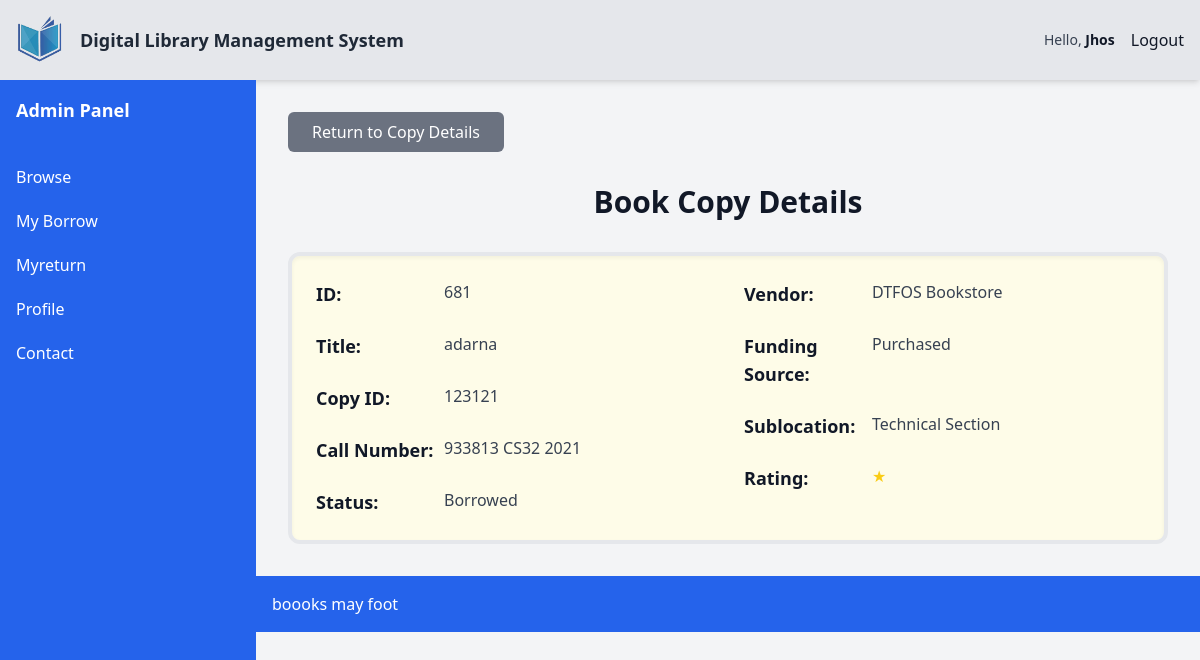
/dashboard/student/ViewCopy.php?ID=681 (signed in), run on the app's committed database.
### tables this page shows
CREATE TABLE `users_info` (
  `IDno` varchar(11) NOT NULL,
  `Fname` varchar(50) DEFAULT NULL,
  `Sname` varchar(50) DEFAULT NULL,
  `Mname` varchar(50) DEFAULT NULL,
  `Ename` varchar(50) DEFAULT NULL,
  `gender` varchar(10) DEFAULT NULL,
  `photo` varchar(255) DEFAULT NULL
);

CREATE TABLE `book_copies` (
  `ID` int(11) NOT NULL,
  `book_id` varchar(50) NOT NULL,
  `copy_ID` varchar(50) NOT NULL,
  `B_title` varchar(255) NOT NULL,
  `status` enum('Available','Borrowed','Reserve') DEFAULT NULL,
  `callNumber` varchar(50) DEFAULT NULL,
  `circulationType` varchar(50) DEFAULT NULL,
  `dateAcquired` date DEFAULT NULL,
  `description1` text DEFAULT NULL,
  `description2` text DEFAULT NULL,
  `description3` text DEFAULT NULL,
  `number1` int(11) DEFAULT NULL,
  `number2` int(11) DEFAULT NULL,
  `number3` int(11) DEFAULT NULL,
  `Sublocation` varchar(100) DEFAULT NULL,
  `vendor` varchar(100) DEFAULT NULL,
  `fundingSource` varchar(100) DEFAULT NULL,
  `rating` int(11) NOT NULL DEFAULT 0,
  `note` varchar(50) NOT NULL
);

### dashboard/config.php (called while the page is built, shortened)
<?php
$db_host = 'localhost';
$db_username = 'root';
$db_password = '';
$db_name = 'dlms';
$conn = mysqli_connect($db_host, $db_username, $db_password, $db_name);
$idno = isset($_SESSION['admin']) ? $_SESSION['admin']['IDno'] :
       (isset($_SESSION['student']) ? $_SESSION['student']['IDno'] : $_SESSION['librarian']['IDno']);
$query = "SELECT * FROM users_info WHERE IDno = ?";
$stmt = $conn->prepare($query);
$stmt->bind_param("s", $idno);
$stmt->execute();
$result = $stmt->get_result();
$userData = $result->fetch_assoc();
?>

### dashboard/student/viewcopy.php (the view, shortened to what this page needs)
<?php
include '../config.php';
$ID = isset($_GET['ID']) ? $_GET['ID'] : '';
$sql = "SELECT * FROM book_copies WHERE ID = ?";
$stmt = $conn->prepare($sql);
$stmt->bind_param("s", $ID);
$stmt->execute();
$result = $stmt->get_result();
if (!$result) {
    $message = "Error retrieving copy details: " . $conn->error;
    $message_type = "danger";
} elseif ($result->num_rows == 0) {
    $message = "No copy found with the specified ID.";
    $message_type = "warning";
    $copy_data = [];
} else {
    $copy_data = $result->fetch_assoc();
}
?>
<!DOCTYPE html>
<html lang="en">
<head>
    <script src="https://cdn.tailwindcss.com"></script>
</head>
<body class="flex flex-col min-h-screen bg-gray-100 text-gray-900">
    <?php include 'include/header.php'; ?>
    <main class="flex">
        <?php include 'include/sidebar.php'; ?>
        <div class="flex-grow">
            <div class="p-8">
                <a href="BookList.php?title=<?php echo urlencode($copy_data['B_title']); ?>&ID=<?php echo urlencode($copy_data['ID']); ?>"
                    class="bg-gray-500 text-white py-2 px-6 rounded-md hover:bg-gray-600 mb-8 inline-block">
                    Return to Copy Details
                </a>
                <h2 class="text-3xl font-bold text-center mb-8">Book Copy Details</h2>
                <?php if (!empty($copy_data)): ?>
                <div class="book-page p-6 bg-yellow-50 border-4 border-gray-200 rounded-xl shadow-inner">
                    <div class="grid grid-cols-1 md:grid-cols-2 gap-8">
                        <div class="space-y-6">
                            <div class="flex">
                                <div class="font-semibold text-lg w-32">ID:</div>
                                <div class="text-gray-700 flex-grow">
                                    <?php echo htmlspecialchars($copy_data['ID']); ?>
                                </div>
                            </div>
                            <div class="flex">
                                <div class="font-semibold text-lg w-32">Title:</div>
                                <div class="text-gray-700 flex-grow">
                                    <?php echo htmlspecialchars($copy_data['B_title']); ?>
                                </div>
                            </div>
                            <div class="flex">
                                <div class="font-semibold text-lg w-32">Copy ID:</div>
                                <div class="text-gray-700 flex-grow">
                                    <?php echo htmlspecialchars($copy_data['copy_ID']); ?>
                                </div>
                            </div>
                            <div class="flex">
                                <div class="font-semibold text-lg w-32">Call Number:</div>
                                <div class="text-gray-700 flex-grow">
                                    <?php echo htmlspecialchars($copy_data['callNumber']); ?>
                                </div>
                            </div>
                            <div class="flex">
                                <div class="font-semibold text-lg w-32">Status:</div>
                                <div class="text-gray-700 flex-grow">
                                    <?php echo htmlspecialchars($copy_data['status']); ?>
                                </div>
                            </div>
                        </div>
                        <div class="space-y-6">
                            <div class="flex">
                                <div class="font-semibold text-lg w-32">Vendor:</div>
                                <div class="text-gray-700 flex-grow">
                                    <?php echo htmlspecialchars($copy_data['vendor']); ?>
                                </div>
                            </div>
                            <div class="flex">
                                <div class="font-semibold text-lg w-32">Funding Source:</div>
                                <div class="text-gray-700 flex-grow">
                                    <?php echo htmlspecialchars($copy_data['fundingSource']); ?>
                                </div>
                            </div>
                            <div class="flex">
                                <div class="font-semibold text-lg w-32">Sublocation:</div>
                                <div class="text-gray-700 flex-grow">
                                    <?php echo htmlspecialchars($copy_data['Sublocation']); ?>
                                </div>
                            </div>
                            <div class="flex">
                                <div class="font-semibold text-lg w-32">Rating:</div>
                                <div class="text-gray-700 flex-grow">
                                    <?php
                                    $rating = (int) $copy_data['rating'];
                                    if ($rating == 0) {
                                        echo '<span class="text-gray-400">&#9734;</span>';
                                    } else {
                                        echo '<span class="text-yellow-400">&#9733;</span>';
                                    }
                                    ?>
                                </div>
                            </div>
                        </div>
                    </div>
                </div>
                </div>
                <?php endif; ?>
                <footer class="bg-blue-600 text-white p-4 mt-auto">
                    <?php include 'include/footer.php'; ?>
                </footer>
            </div>
    </main>
</body>
</html>

### dashboard/student/include/header.php (shortened to what this page needs)
<div class="flex items-center justify-between bg-gray-200 p-4 shadow-md">
    <div class="flex items-center">
        <a href="#">
            <img src="../../Registration/pic/logo wu.png" alt="Logo" class="h-12 w-12 mr-4">
        </a>
        <strong class="text-lg font-semibold text-gray-800">
            Digital Library Management System
        </strong>
    </div>
    <div class="flex items-center space-x-4">
        <?php if ($userData): ?>
            <span class="text-sm text-gray-700 font-medium">Hello,
                <a href="student.php"><strong class="text-gray-900"><?php echo htmlspecialchars($userData['Fname']); ?></a></strong>
            </span>
        <?php else: ?>
            <span class="text-sm text-gray-700 font-medium">Hello, <strong class="text-gray-900">Guest</strong></span>
        <?php endif; ?>
        <label for=""><a href="../logout.php" id="logoutBtn"> Logout</a></label>
    </div>
</div>

### data on the page
users_info: Fname "Jhos"
book_copies: ID "681", B_title "adarna", copy_ID "123121", callNumber "933813 CS32 2021", status "Borrowed", vendor "DTFOS Bookstore", fundingSource "Purchased", Sublocation "Technical Section"
